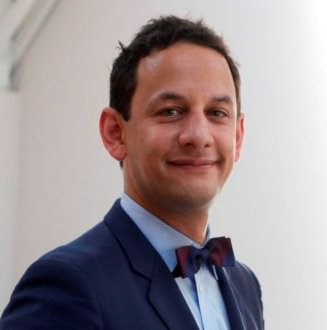
#> input picture data/evaluation/1.jpg, 327 x 330 px, given as the content of the folder data/faces, which was not available
$ jupyter execute --allow-errors research.ipynb   (older library calls are emulated)   (text cells are left out)
#> lines starting #> are read from the running program, lines starting #| are printed output that depends on the picture; after the words box and inside, x2 and y2 are one past the last pixel; in counts of white or black regions, pixels touching at a corner belong together; pictures that were not available may be replaced by others from this repository, and a replacement may not be noted
[cell 1]
import os
import cv2
from tqdm import tqdm
import numpy as np
from sklearn.model_selection import train_test_split
import matplotlib.pyplot as plt
import random
import pickle
import math
from scipy.misc import toimage
from convolve import convolve
random.seed()

[cell 2]
def jj(*args):
    return os.path.join(*args)

FACES = jj('data','faces')
OBJECTS = jj('data','objects')

IMG_SIZE = 100
NUMBER_OF_FACES = 2000
NUMBER_OF_OBJECTS = 2000

[cell 3]
def jj(*args):
    return os.path.join(*args)


def open_image(full_image_name):
    return cv2.imread(full_image_name, cv2.IMREAD_GRAYSCALE)  # grey scale


def resize(img, n):
    return cv2.resize(img, (n, n))


def resize_image_to_nxn_square(img, n):
    longer_side = max(img.shape)
    horizontal_padding = int((longer_side - img.shape[0]) / 2)
    vertical_padding = int((longer_side - img.shape[1]) / 2)

    new_image = cv2.copyMakeBorder(img,
                                   horizontal_padding,
                                   horizontal_padding,
                                   vertical_padding,
                                   vertical_padding,
                                   cv2.BORDER_CONSTANT)
    resized_img = resize(new_image, n)
    return resized_img


def reshape_to_on_dim_vector(array):
    return np.reshape(np.reshape(array, (IMG_SIZE * IMG_SIZE)), (1, -1))

[cell 4]
def open_image(full_image_name):
#> called with full_image_name = 'data/faces/1.jpg'
    return cv2.imread(full_image_name, cv2.IMREAD_GRAYSCALE) #grey scale
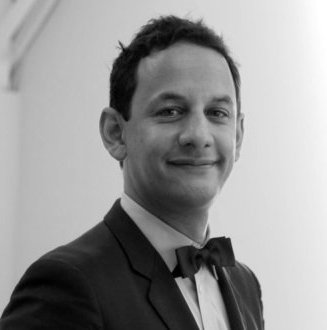
#> returned value: shape (330, 327); min 0, max 255, mean 149.3

def resize(img, n):
    return cv2.resize(img, (n, n))

def convert_to_array(img):
    return np.array(img, ndmin=3)

def resize_image_to_nxn_square(img, n):
#> called with n = 100
    longer_side = max(img.shape)
#> longer_side = 330
    horizontal_padding = int((longer_side - img.shape[0]) / 2)
#> horizontal_padding = 0
    vertical_padding = int((longer_side - img.shape[1]) / 2)
#> vertical_padding = 1

    new_image = cv2.copyMakeBorder(img,
                                   horizontal_padding,
                                   horizontal_padding,
                                   vertical_padding,
                                   vertical_padding,
                                   cv2.BORDER_CONSTANT)
    resized_img = resize(new_image, n)
#> in resize, `return cv2.resize(img, (n, n))`:
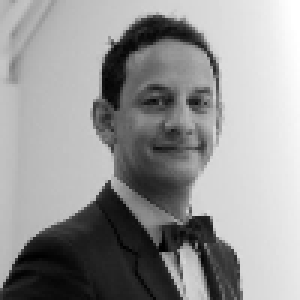
#> returned value: shape (100, 100) (shown 3 times larger); min 0, max 255, mean 149.6
    return resized_img

def get_dataset():
    faces_list = []
    for img_name in tqdm(os.listdir(FACES)):
        path = jj(FACES, img_name)
        img = open_image(path)
        img = resize_image_to_nxn_square(img, IMG_SIZE)

        img = cv2.Canny(img, 120, 220) # Canny edge detection
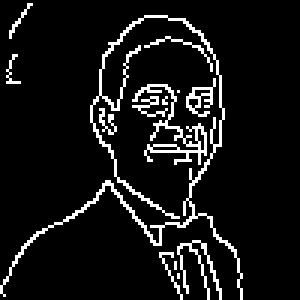
#> img: shape (100, 100) (shown 3 times larger); 8.3% white in thin lines or dots, all inside (x1, y1, x2, y2) = (0, 1, 81, 100)

        array = convert_to_array(img)
        faces_list.append(img)

    objects_list = []
    for img_name in tqdm(os.listdir(OBJECTS)):
        path = jj(OBJECTS, img_name)
        img = open_image(path)
        img = resize_image_to_nxn_square(img, IMG_SIZE)

        img = cv2.Canny(img, 120, 220) # Canny edge detection

        array = convert_to_array(img)
        objects_list.append(img)

    random.shuffle(faces_list)
    random.shuffle(objects_list)

    faces_list = faces_list[:NUMBER_OF_FACES]
#> faces_list = 1 item
    objects_list = objects_list[:NUMBER_OF_OBJECTS]
#> objects_list = 1 item

    return faces_list + objects_list


def reshape_to_on_dim_vector(array):
    return np.reshape(array, (array.shape[0], IMG_SIZE * IMG_SIZE))

[cell 5]
dataset = get_dataset()
#> dataset = 2 items
print(len(dataset))
#| 2
print(dataset[0].shape)
#| (100, 100)

[cell 6]
plt.clf()
plt.subplots(figsize=(8, 8))
for i in range(1, 10):
    random_number = random.choice(range(1, len(dataset)))
    plt.subplot(3,3,i)
    plt.imshow(dataset[random_number])
plt.show()

[cell 7]
labeled_dataset = [(array, 1 if num < NUMBER_OF_FACES else 0) for num, array in enumerate(dataset)]
#> labeled_dataset = 2 items
random.shuffle(labeled_dataset)

[cell 8]
train_validation, test = train_test_split(labeled_dataset, test_size = 0.2, random_state = 0)
#> train_validation = 1 item; test = 1 item
#> (the rest of this cell did not finish here and is left out)
